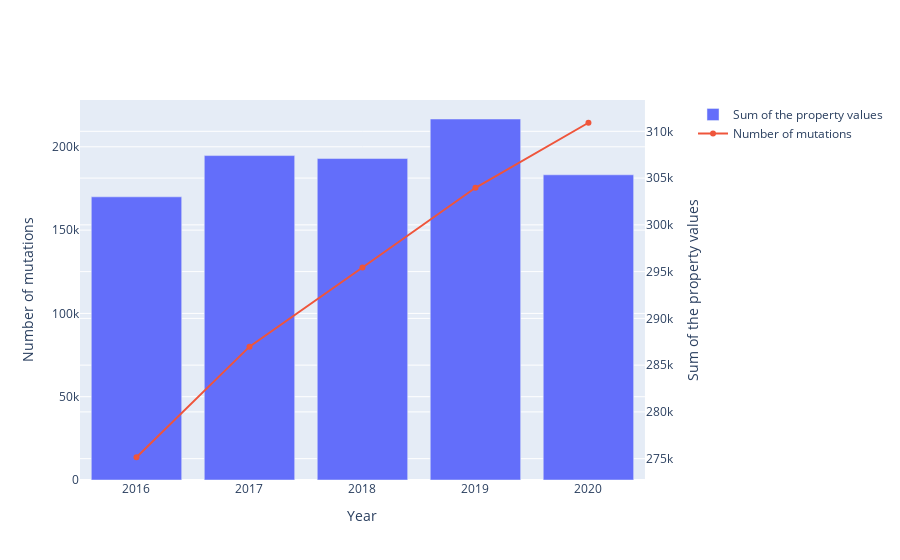

The notebook cell this image was saved under:
### Code cell
import plotly.graph_objects as go
from plotly.subplots import make_subplots

val_min = 0
val_max = 2000000

year_min = 2016
year_max = 2020

IDF_grouped = IDF[(IDF['valeurfonc'] >= val_min) & (IDF['valeurfonc'] <= val_max) & (IDF['year'] >= year_min) & (IDF['year'] <= year_max)].groupby('year')

fig = make_subplots(specs=[[{"secondary_y": True}]])

fig.add_trace(
    go.Bar(x=IDF_grouped.count().index, y=IDF_grouped.count()['valeurfonc'], name="Sum of the property values"),
    secondary_y=False
)

fig.add_trace(
    go.Scatter(x=IDF_grouped.mean().index, y=IDF_grouped.mean()['valeurfonc'], name="Number of mutations", mode="lines+markers"),
    secondary_y=True
)

fig.update_xaxes(title_text="Year")

# Set y-axes titles
fig.update_yaxes(title_text="Sum of the property values", secondary_y=True)
fig.update_yaxes(title_text="Number of mutations", secondary_y=False)

fig.show()

### Figure 1 — Plotly figure (JSON) as saved in the notebook; plotly's stock layout.template omitted (floating-point values rounded to 4 significant figures)
{"data": [{"name": "Sum of the property values", "type": "bar", "x": [2016, 2017, 2018, 2019, 2020], "xaxis": "x", "y": [169968, 194737, 192961, 216695, 183196], "yaxis": "y"}, {"mode": "lines+markers", "name": "Number of mutations", "type": "scatter", "x": [2016, 2017, 2018, 2019, 2020], "xaxis": "x", "y": [275200.0, 287000.0, 295400.0, 304000.0, 310900.0], "yaxis": "y2"}], "layout": {"autosize": true, "xaxis": {"anchor": "y", "autorange": true, "domain": [0, 0.94], "range": [2016.0, 2020.0], "title": {"text": "Year"}, "type": "linear"}, "yaxis": {"anchor": "x", "autorange": true, "domain": [0, 1], "range": [0, 228100], "title": {"text": "Number of mutations"}, "type": "linear"}, "yaxis2": {"anchor": "x", "autorange": true, "overlaying": "y", "range": [272200.0, 313900.0], "side": "right", "title": {"text": "Sum of the property values"}, "type": "linear"}}}
